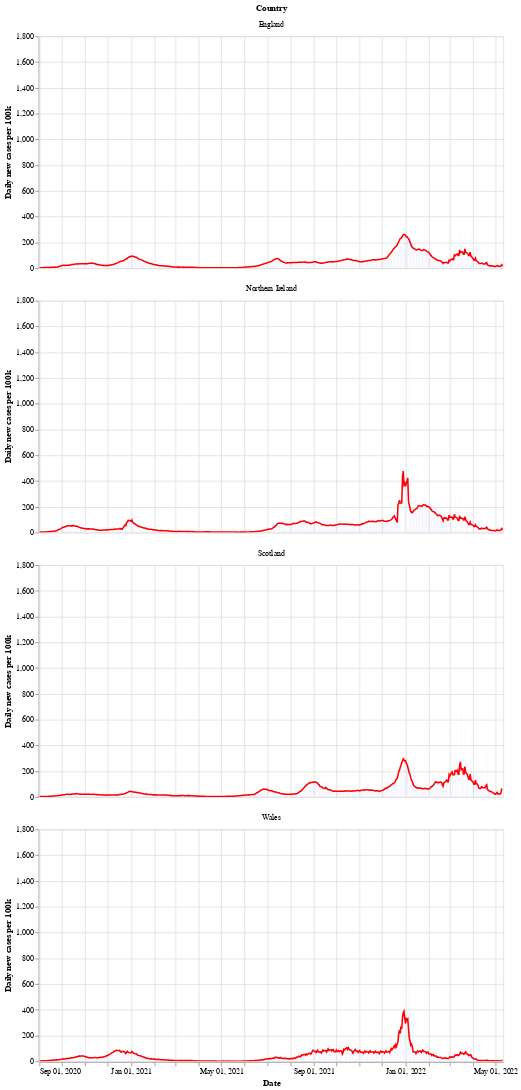

Notebook code for this chart:
### Markdown cell above
Next is a bar chart of the number of new cases in each country (per 100k population), with the 7 day moving average of cases. Again we see that Wales saw a longer period of raising and falling cases compared to the other countries.

After a period of cases falling, each nation is now seeing a rise in the number of cases - especially in Wales.

### Code cell
# collapse
bars = alt.Chart(uk_cases).mark_bar().encode(
    x=alt.X("yearmonthdate(date):T", axis=alt.Axis(title='Date')),
    y=alt.Y("newCasesRate:Q", axis=alt.Axis(title='Daily new cases per 100k')),
    tooltip='newCasesRate',
    color=alt.condition(
        alt.datum.dailyChange > 0,
        alt.value("orange"),  # The positive color
        alt.value("blue")  # The negative color
    )
).properties(title='New cases per 100k population with rolling 7 day average', width=600).interactive()
line = alt.Chart(uk_cases).mark_line(
    color='red',
    size=2,
).transform_window(
    rolling_mean='mean(newCasesRate)',
    frame=[0, 7],
    groupby=['areaName']
).encode(
    x='yearmonthdate(date):T',
    y='rolling_mean:Q'
)
alt.layer(line, bars, data=uk_cases).facet(alt.Row('areaName', title='Country'), columns=1)

### Figure 1 — Vega-Lite specification as saved in the notebook (floating-point values rounded to 4 significant figures; data arrays with more than 128 entries replaced by an {"elided": "..."} marker saying what was removed)
{"config": {"view": {"continuousWidth": 400, "continuousHeight": 300}}, "data": {"name": "data-30cf07e38d11ab0a5ecbfa82d16d62a0"}, "facet": {"type": "nominal", "field": "areaName", "title": "Country"}, "spec": {"layer": [{"mark": {"type": "line", "color": "red", "size": 2}, "encoding": {"x": {"type": "temporal", "field": "date", "timeUnit": "yearmonthdate"}, "y": {"type": "quantitative", "field": "rolling_mean"}}, "transform": [{"window": [{"op": "mean", "field": "newCasesRate", "as": "rolling_mean"}], "frame": [0, 7], "groupby": ["areaName"]}]}, {"mark": "bar", "encoding": {"color": {"condition": {"value": "orange", "test": "(datum.dailyChange > 0)"}, "value": "blue"}, "tooltip": {"type": "quantitative", "field": "newCasesRate"}, "x": {"type": "temporal", "axis": {"title": "Date"}, "field": "date", "timeUnit": "yearmonthdate"}, "y": {"type": "quantitative", "axis": {"title": "Daily new cases per 100k"}, "field": "newCasesRate"}}, "selection": {"selector002": {"type": "interval", "bind": "scales", "encodings": ["x", "y"]}}, "title": "New cases per 100k population with rolling 7 day average", "width": 600}]}, "columns": 1, "$schema": "https://vega.github.io/schema/vega-lite/v4.8.1.json", "datasets": {"data-30cf07e38d11ab0a5ecbfa82d16d62a0": {"elided": "2467 records"}}}
